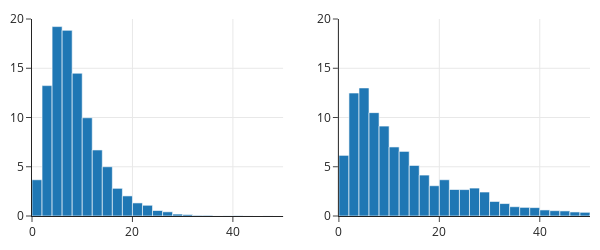

This figure's notebook cell:
### Code cell
left = px.histogram(full_df, x='pm25aqs', histnorm='percent')
right = px.histogram(full_df, x='pm25pa', histnorm='percent')

fig = left_right(left, right, width=600, height=250)
fig.update_xaxes(range=[0,50])
fig.update_yaxes(range=[0,20])
fig.update_traces(xbins=dict(
        start=0.0, end=60.0, size=2
    ))
fig.show()

### Figure 1 — Plotly figure (JSON) as saved in the notebook; plotly's stock layout.template omitted (floating-point values rounded to 4 significant figures; data arrays with more than 128 entries replaced by an {"elided": "..."} marker saying what was removed)
{"data": [{"alignmentgroup": "True", "histnorm": "percent", "hovertemplate": "pm25aqs=%{x}<br>percent=%{y}<extra></extra>", "legendgroup": "", "marker": {"color": "#1F77B4", "pattern": {"shape": ""}}, "name": "", "offsetgroup": "", "orientation": "v", "showlegend": false, "type": "histogram", "x": {"elided": "12246 float values"}, "xaxis": "x", "xbins": {"end": 60, "size": 2, "start": 0}, "yaxis": "y"}, {"alignmentgroup": "True", "histnorm": "percent", "hovertemplate": "pm25pa=%{x}<br>percent=%{y}<extra></extra>", "legendgroup": "", "marker": {"color": "#1F77B4", "pattern": {"shape": ""}}, "name": "", "offsetgroup": "", "orientation": "v", "showlegend": false, "type": "histogram", "x": {"elided": "12246 float values"}, "xaxis": "x2", "xbins": {"end": 60, "size": 2, "start": 0}, "yaxis": "y2"}], "layout": {"height": 250, "width": 600, "xaxis": {"anchor": "y", "domain": [0, 0.45], "range": [0, 50], "type": "linear"}, "xaxis2": {"anchor": "y2", "domain": [0.55, 1], "range": [0, 50], "type": "linear"}, "yaxis": {"anchor": "x", "domain": [0, 1], "range": [0, 20]}, "yaxis2": {"anchor": "x2", "domain": [0, 1], "range": [0, 20]}}}
